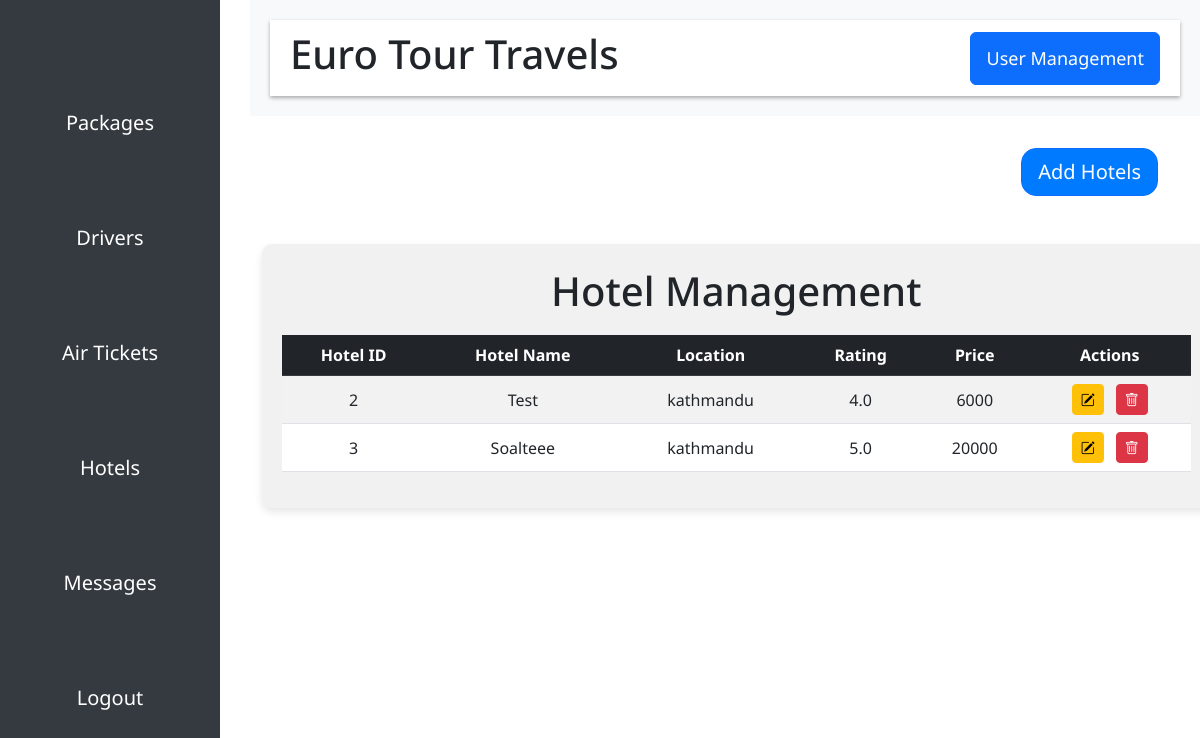
/hotels/ (signed in), run on the app's committed database.
### core/models.py (models this page shows, shortened)
class Hotel(models.Model):
    hotelId = models.AutoField(primary_key=True)
    hotelname = models.CharField(max_length=255, verbose_name="Hotel Name", null=True, blank=False, default="")
    location = models.CharField(max_length=255, verbose_name="Location", null=True, blank=False, default="")
    rating = models.DecimalField(max_digits=3, decimal_places=1, verbose_name="Rating", null=True, blank=False)
    price_per_night = models.IntegerField(verbose_name="Price Per Night", null=True, blank=False)
    hotel_description = models.CharField(max_length=5000, verbose_name="Hotel Description", null=True, blank=False, default="")
    image = models.ImageField(upload_to="hotels/images", verbose_name="Images", null=True, blank=False, default='')

### core/views.py (the view)
# urls.py: path("hotels/", hotels, name="hotels"),
@login_required
@user_passes_test(user_has_hotel_management_role)
def hotels(request):
    hotels = Hotel.objects.all()
    context = {
        'hotels' : hotels
    }
    return render(request, 'admin/hotels.html', context=context)

### core/views.py (called while the page is built)
def user_has_hotel_management_role(user):
    return user.is_superuser or (hasattr(user, 'profile') and user.profile.hotel_management)

### templates/admin/hotels.html (shortened to what this page needs)
{% extends "admin/adminbase.html" %}
{% load static %}
{% block body %}
  <div class="container mt-4">
    <div class="add-package-btn text-end mb-3">
      <a class="btn btn-primary btn-lg mt-2" href="{% url 'add-hotel' %}">Add Hotels</a>
    </div>
    <div class="package-table mt-5">
      <h1 class="text-center" style="position: relative; bottom: 12px;">Hotel Management</h1>
      <table class="table table-striped table-hover">
        <thead class="table-dark">
          <tr>
            <th>Hotel ID</th>
            <th>Hotel Name</th>
            <th>Location</th>
            <th>Rating</th>
            <th>Price</th>
            <th>Actions</th>
          </tr>
        </thead>
        <tbody>
          {% for i in hotels %}
            <tr>
              <td>{{ i.hotelId }}</td>
              <td>{{ i.hotelname }}</td>
              <td>{{ i.location }}</td>
              <td>{{ i.rating }}</td>
              <td>{{ i.price_per_night }}</td>
              <td>
                <a href="{% url 'updatehotel' i.hotelId %}" class="btn btn-warning btn-sm me-2"><i class="bi bi-pencil-square"></i></a>
                <a href="{% url 'delete_hotel' i.hotelId %}" class="btn btn-danger btn-sm"
                onclick="return confirm('Are you sure you want to delete this user?');"><i class="bi bi-trash"></i></a>
              </td>
            </tr>
          {% endfor %}
        </tbody>
      </table>
    </div>
  </div>
{% endblock %}

### static/css/admincss/style.css (style rules this page uses)
.add-package-btn .btn { background-color: #007bff; border-radius: 15px; transition: all 0.3s ease; }
.package-table { background-color: #f1f1f1; padding: 20px; padding-top: 35px; border-radius: 10px; box-shadow: 0 4px 8px rgba(0, 0, 0, 0.1); margin-top: 20px; margin-left: 50px; width: 85%; position: relative; left: 170px; }
.table { width: 100%; background-color: white; }
.table th, .table td { padding: 15px; text-align: center; vertical-align: middle; }
.table-dark { background-color: #343a40; color: white; }
.btn-sm { padding: 5px 10px; font-size: 12px; border-radius: 5px; }

### templates/admin/adminbase.html (style rules this page uses)
body { font-family: 'Noto Sans', sans-serif; overflow-y: scroll; overflow-x: hidden; }

### data on the page
Hotel: hotelId "2", hotelname "Test", location "kathmandu", rating "4.0", price_per_night "6000"
Hotel: hotelId "3", hotelname "Soalteee", location "kathmandu", rating "5.0", price_per_night "20000"
